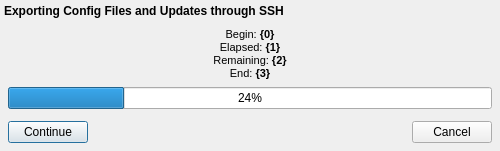
<?xml version="1.0" encoding="UTF-8"?>
<ui version="4.0">
 <class>Scheduler</class>
 <widget class="QDialog" name="Scheduler">
  <property name="windowModality">
   <enum>Qt::WindowModal</enum>
  </property>
  <property name="geometry">
   <rect>
    <x>0</x>
    <y>0</y>
    <width>500</width>
    <height>151</height>
   </rect>
  </property>
  <property name="minimumSize">
   <size>
    <width>500</width>
    <height>0</height>
   </size>
  </property>
  <property name="windowTitle">
   <string>Scheduled Export</string>
  </property>
  <property name="modal">
   <bool>true</bool>
  </property>
  <layout class="QVBoxLayout" name="verticalLayout">
   <property name="spacing">
    <number>4</number>
   </property>
   <property name="margin">
    <number>4</number>
   </property>
   <item>
    <widget class="QLabel" name="operationLabel">
     <property name="sizePolicy">
      <sizepolicy hsizetype="Preferred" vsizetype="Maximum">
       <horstretch>0</horstretch>
       <verstretch>0</verstretch>
      </sizepolicy>
     </property>
     <property name="styleSheet">
      <string notr="true">font-weight: bold;</string>
     </property>
     <property name="text">
      <string>Exporting Config Files and Updates through SSH</string>
     </property>
    </widget>
   </item>
   <item>
    <widget class="QWidget" name="mainWidget" native="true">
     <layout class="QVBoxLayout" name="verticalLayout_2">
      <property name="spacing">
       <number>4</number>
      </property>
      <property name="margin">
       <number>4</number>
      </property>
      <item>
       <widget class="QLabel" name="progressLabel">
        <property name="sizePolicy">
         <sizepolicy hsizetype="Preferred" vsizetype="Minimum">
          <horstretch>0</horstretch>
          <verstretch>0</verstretch>
         </sizepolicy>
        </property>
        <property name="font">
         <font>
          <pointsize>8</pointsize>
         </font>
        </property>
        <property name="text">
         <string>Begin: &lt;b&gt;{0}&lt;/b&gt;
&lt;br&gt;Elapsed: &lt;b&gt;{1}&lt;/b&gt;
&lt;br&gt;Remaining: &lt;b&gt;{2}&lt;/b&gt;
&lt;br&gt;End: &lt;b&gt;{3}&lt;/b&gt;</string>
        </property>
        <property name="alignment">
         <set>Qt::AlignCenter</set>
        </property>
        <property name="indent">
         <number>1</number>
        </property>
       </widget>
      </item>
      <item>
       <widget class="QProgressBar" name="progressBar">
        <property name="value">
         <number>24</number>
        </property>
       </widget>
      </item>
     </layout>
    </widget>
   </item>
   <item>
    <widget class="QWidget" name="buttonBox" native="true">
     <property name="sizePolicy">
      <sizepolicy hsizetype="Preferred" vsizetype="Fixed">
       <horstretch>0</horstretch>
       <verstretch>0</verstretch>
      </sizepolicy>
     </property>
     <layout class="QHBoxLayout" name="horizontalLayout">
      <property name="spacing">
       <number>4</number>
      </property>
      <property name="margin">
       <number>4</number>
      </property>
      <item>
       <widget class="QPushButton" name="continueButton">
        <property name="toolTip">
         <string>Proceed to Export</string>
        </property>
        <property name="statusTip">
         <string>Proceed to Export</string>
        </property>
        <property name="whatsThis">
         <string>Proceed to Export</string>
        </property>
        <property name="text">
         <string>Continue</string>
        </property>
        <property name="icon">
         <iconset resource="../../icons/temp_icons.qrc">
          <normaloff>:/ssh_export/arrow-down-double.png</normaloff>:/ssh_export/arrow-down-double.png</iconset>
        </property>
        <property name="checkable">
         <bool>true</bool>
        </property>
        <property name="default">
         <bool>true</bool>
        </property>
       </widget>
      </item>
      <item>
       <spacer name="horizontalSpacer">
        <property name="orientation">
         <enum>Qt::Horizontal</enum>
        </property>
        <property name="sizeHint" stdset="0">
         <size>
          <width>40</width>
          <height>20</height>
         </size>
        </property>
       </spacer>
      </item>
      <item>
       <widget class="QPushButton" name="cancelButton">
        <property name="toolTip">
         <string>Cancel nonstarted operations</string>
        </property>
        <property name="statusTip">
         <string>Cancel nonstarted operations</string>
        </property>
        <property name="whatsThis">
         <string>Cancel nonstarted operations</string>
        </property>
        <property name="text">
         <string>Cancel</string>
        </property>
        <property name="icon">
         <iconset resource="../../icons/temp_icons.qrc">
          <normaloff>:/edit_icon/close.png</normaloff>:/edit_icon/close.png</iconset>
        </property>
       </widget>
      </item>
     </layout>
    </widget>
   </item>
  </layout>
 </widget>
 <resources>
  <include location="../../icons/temp_icons.qrc"/>
 </resources>
 <connections>
  <connection>
   <sender>cancelButton</sender>
   <signal>clicked()</signal>
   <receiver>Scheduler</receiver>
   <slot>reject()</slot>
   <hints>
    <hint type="sourcelabel">
     <x>560</x>
     <y>116</y>
    </hint>
    <hint type="destinationlabel">
     <x>602</x>
     <y>114</y>
    </hint>
   </hints>
  </connection>
  <connection>
   <sender>continueButton</sender>
   <signal>clicked(bool)</signal>
   <receiver>Scheduler</receiver>
   <slot>accept()</slot>
   <hints>
    <hint type="sourcelabel">
     <x>36</x>
     <y>127</y>
    </hint>
    <hint type="destinationlabel">
     <x>-6</x>
     <y>132</y>
    </hint>
   </hints>
  </connection>
 </connections>
 <slots>
  <slot>showDetails()</slot>
 </slots>
</ui>
